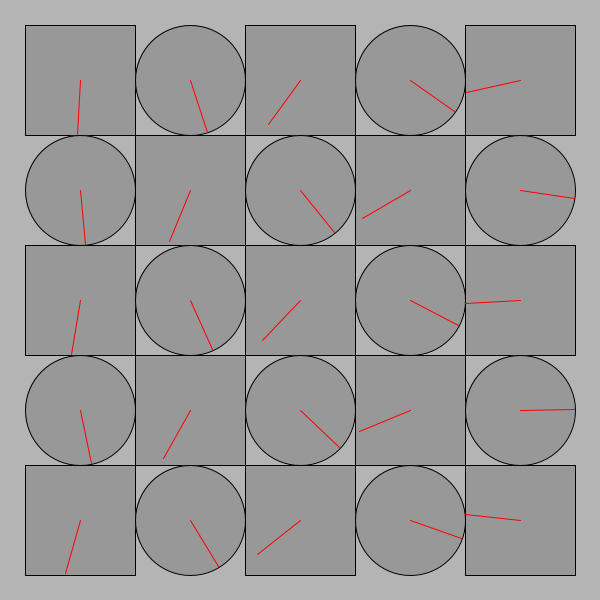
Frame 1 (no input)
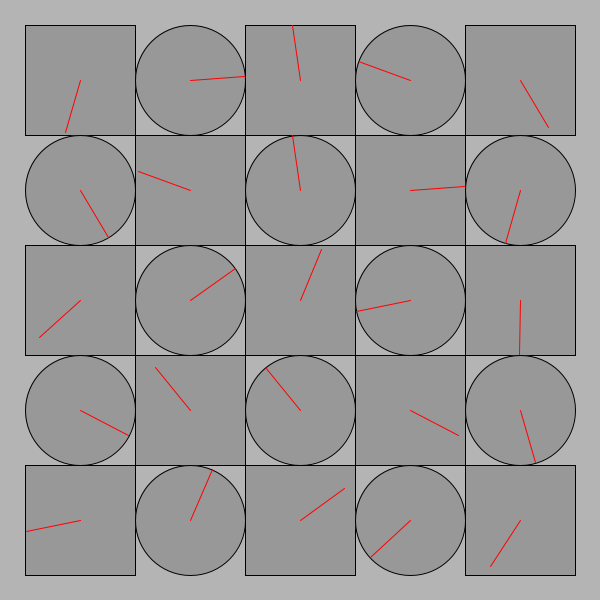
Frame 60 (the mouse pressed at the canvas centre just before this capture)
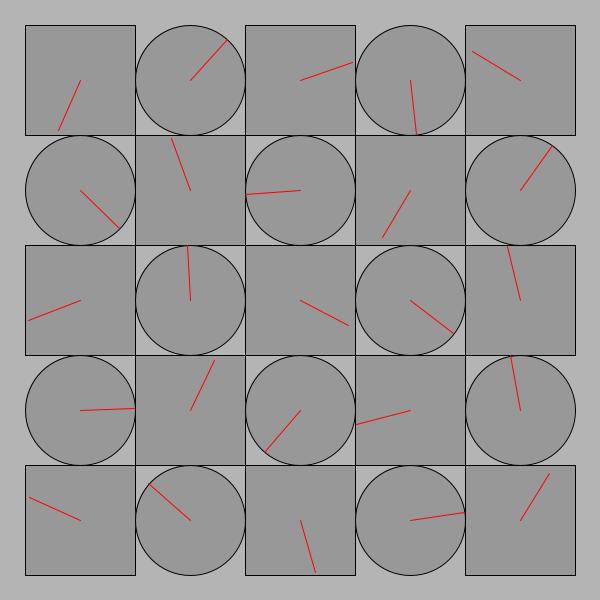
Frame 120 (the mouse held since frame 60 and released just before this capture)

The Processing sketch that drew these frames (run headless with seeded random() and noise(); from frame 60 on, the mouse is pressed at the canvas centre):

// Processing sketch: processing_151454
// ── processing_151454.pde

/*
 * Creative Coding
 * Week 2, 04 - The Clocks
 * by Milagros
 *
 *
 * This program draws a grid of circular "clocks", whose hands move according to the elasped time.
 * The higher the clock number the faster it moves, the first clock takes 1 min to go all the way around.
 * The function "movingCircle" is used to draw each clock. It is passed the position, size and hand angle
 * as arguments.
 * In this Assignment I've add a function which draw a square with its red line moving opposite the red line in the circles
 */

void setup() {
  size(600, 600);
  background(180);
  rectMode(CENTER);
  noStroke();
}


void draw() {
  background(180);
  noStroke();

  int num = 5;
  int margin = 80;
  int a=0;

  float gutter = 0; //distance between each cell
  float cellsize = ( width - (2 * margin) - gutter * (num - 1) ) / (num - 1);

  int circleNumber = 0; // counter

  for (int i=0; i<num; i++) {
    for (int j=0; j<num; j++) {
      ++circleNumber;

      float tx = margin + cellsize * i + gutter * i;
      float ty = margin + cellsize * j + gutter * j;
      if(a==0){
          movingCircle2(tx, ty, cellsize, circleNumber * TWO_PI * millis() / 60000.0);
          a=1;
      }
      else{
          movingCircle(tx, ty, cellsize, circleNumber * TWO_PI * millis() / 60000.0);
          a=0;
      }
    }
  }
}//end of draw 


void movingCircle(float x, float y, float size, float angle) {

  // calculate endpoint of the line
  float tempX = x + (size / 2) * sin(angle);
  float tempY = y + (size / 2) * cos(angle);

  stroke(0);
  strokeWeight(1);
  fill(140, 180);
  ellipse(x, y, size, size); // circle

  stroke(255, 0, 0);
  line(x, y, tempX, tempY); // red line
}

void movingCircle2(float x, float y, float size, float angle) {

  // calculate endpoint of the line
  float tempXX = x - (size / 2) * sin(angle);
  float tempYY = y + (size / 2) * cos(angle);

  stroke(0);
  strokeWeight(1);
  fill(140, 180);
  rectMode(CENTER);
  rect(x, y, size, size); // square

  stroke(255, 0, 0);
  line(x, y, tempXX, tempYY); // red line
}
